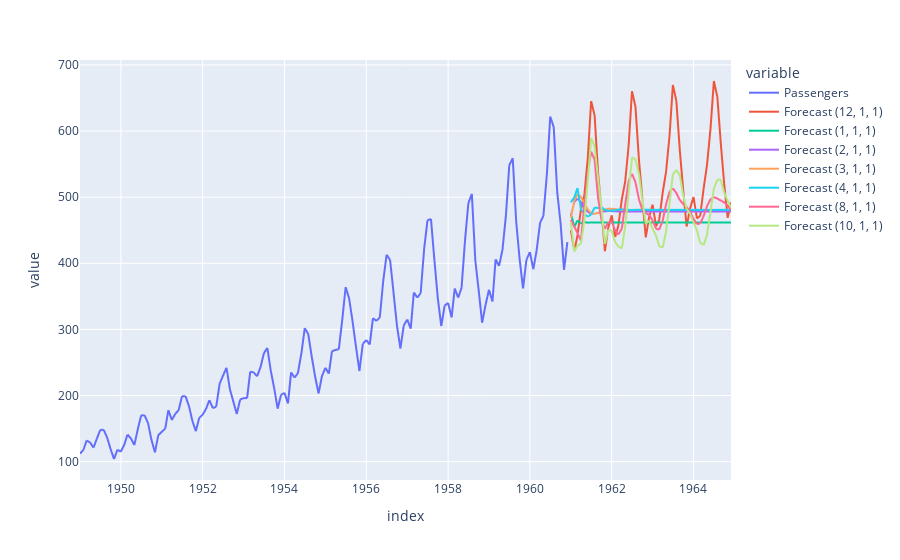

The notebook cell this image was saved under:
### Code cell
df_pred.plot()

### Figure 1 — Plotly figure (JSON) as saved in the notebook; plotly's stock layout.template omitted (floating-point values rounded to 4 significant figures; data arrays with more than 128 entries replaced by an {"elided": "..."} marker saying what was removed)
{"data": [{"hovertemplate": "variable=Passengers<br>index=%{x}<br>value=%{y}<extra></extra>", "legendgroup": "Passengers", "line": {"color": "#636efa", "dash": "solid"}, "marker": {"symbol": "circle"}, "mode": "lines", "name": "Passengers", "showlegend": true, "type": "scattergl", "x": {"elided": "192 str values"}, "xaxis": "x", "y": {"elided": "192 int values"}, "yaxis": "y"}, {"hovertemplate": "variable=Forecast (12, 1, 1)<br>index=%{x}<br>value=%{y}<extra></extra>", "legendgroup": "Forecast (12, 1, 1)", "line": {"color": "#EF553B", "dash": "solid"}, "marker": {"symbol": "circle"}, "mode": "lines", "name": "Forecast (12, 1, 1)", "showlegend": true, "type": "scattergl", "x": {"elided": "192 str values"}, "xaxis": "x", "y": {"elided": "192 float values"}, "yaxis": "y"}, {"hovertemplate": "variable=Forecast (1, 1, 1)<br>index=%{x}<br>value=%{y}<extra></extra>", "legendgroup": "Forecast (1, 1, 1)", "line": {"color": "#00cc96", "dash": "solid"}, "marker": {"symbol": "circle"}, "mode": "lines", "name": "Forecast (1, 1, 1)", "showlegend": true, "type": "scattergl", "x": {"elided": "192 str values"}, "xaxis": "x", "y": {"elided": "192 float values"}, "yaxis": "y"}, {"hovertemplate": "variable=Forecast (2, 1, 1)<br>index=%{x}<br>value=%{y}<extra></extra>", "legendgroup": "Forecast (2, 1, 1)", "line": {"color": "#ab63fa", "dash": "solid"}, "marker": {"symbol": "circle"}, "mode": "lines", "name": "Forecast (2, 1, 1)", "showlegend": true, "type": "scattergl", "x": {"elided": "192 str values"}, "xaxis": "x", "y": {"elided": "192 float values"}, "yaxis": "y"}, {"hovertemplate": "variable=Forecast (3, 1, 1)<br>index=%{x}<br>value=%{y}<extra></extra>", "legendgroup": "Forecast (3, 1, 1)", "line": {"color": "#FFA15A", "dash": "solid"}, "marker": {"symbol": "circle"}, "mode": "lines", "name": "Forecast (3, 1, 1)", "showlegend": true, "type": "scattergl", "x": {"elided": "192 str values"}, "xaxis": "x", "y": {"elided": "192 float values"}, "yaxis": "y"}, {"hovertemplate": "variable=Forecast (4, 1, 1)<br>index=%{x}<br>value=%{y}<extra></extra>", "legendgroup": "Forecast (4, 1, 1)", "line": {"color": "#19d3f3", "dash": "solid"}, "marker": {"symbol": "circle"}, "mode": "lines", "name": "Forecast (4, 1, 1)", "showlegend": true, "type": "scattergl", "x": {"elided": "192 str values"}, "xaxis": "x", "y": {"elided": "192 float values"}, "yaxis": "y"}, {"hovertemplate": "variable=Forecast (8, 1, 1)<br>index=%{x}<br>value=%{y}<extra></extra>", "legendgroup": "Forecast (8, 1, 1)", "line": {"color": "#FF6692", "dash": "solid"}, "marker": {"symbol": "circle"}, "mode": "lines", "name": "Forecast (8, 1, 1)", "showlegend": true, "type": "scattergl", "x": {"elided": "192 str values"}, "xaxis": "x", "y": {"elided": "192 float values"}, "yaxis": "y"}, {"hovertemplate": "variable=Forecast (10, 1, 1)<br>index=%{x}<br>value=%{y}<extra></extra>", "legendgroup": "Forecast (10, 1, 1)", "line": {"color": "#B6E880", "dash": "solid"}, "marker": {"symbol": "circle"}, "mode": "lines", "name": "Forecast (10, 1, 1)", "showlegend": true, "type": "scattergl", "x": {"elided": "192 str values"}, "xaxis": "x", "y": {"elided": "192 float values"}, "yaxis": "y"}], "layout": {"legend": {"title": {"text": "variable"}, "tracegroupgap": 0}, "margin": {"t": 60}, "xaxis": {"anchor": "y", "domain": [0, 1], "title": {"text": "index"}}, "yaxis": {"anchor": "x", "domain": [0, 1], "title": {"text": "value"}}}}
